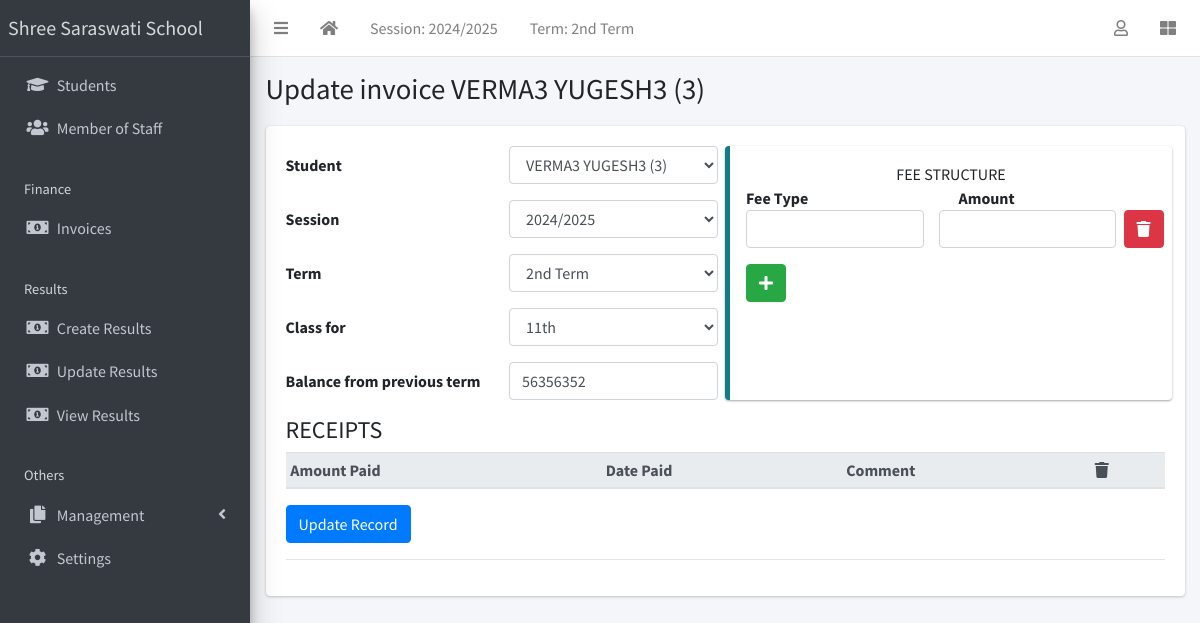
The app's page /finance/3/update/ (signed in) with its own data.
### apps/corecode/models.py (models this page shows)
class AcademicSession(models.Model):
    name = models.CharField(max_length=200, unique=True)
    current = models.BooleanField(default=True)
    class Meta:
        ordering = ["-name"]
    def __str__(self):
        return self.name

class AcademicTerm(models.Model):
    name = models.CharField(max_length=20, unique=True)
    current = models.BooleanField(default=True)
    class Meta:
        ordering = ["name"]
    def __str__(self):
        return self.name

### apps/finance/models.py (models this page shows, shortened)
class Invoice(models.Model):
    student = models.ForeignKey(Student, on_delete=models.CASCADE)
    session = models.ForeignKey(AcademicSession, on_delete=models.CASCADE)
    term = models.ForeignKey(AcademicTerm, on_delete=models.CASCADE)
    class_for = models.ForeignKey(StudentClass, on_delete=models.CASCADE)
    balance_from_previous_term = models.IntegerField(default=0)
    status = models.CharField(
        max_length=20,
        choices=[("active", "Active"), ("closed", "Closed")],
        default="active",
    )
    class Meta:
        ordering = ["student", "term"]
    def __str__(self):
        return f"{self.student}"

### apps/students/models.py (models this page shows, shortened)
class Student(models.Model):
    STATUS_CHOICES = [("active", "Active"), ("inactive", "Inactive")]
    GENDER_CHOICES = [("male", "Male"), ("female", "Female")]
    current_status = models.CharField(
        max_length=10, choices=STATUS_CHOICES, default="active"
    )
    registration_number = models.CharField(max_length=200, unique=True)
    surname = models.CharField(max_length=200)
    firstname = models.CharField(max_length=200)
    other_name = models.CharField(max_length=200, blank=True)
    gender = models.CharField(max_length=10, choices=GENDER_CHOICES, default="male")
    date_of_birth = models.DateField(default=timezone.now)
    current_class = models.ForeignKey(
        StudentClass, on_delete=models.SET_NULL, blank=True, null=True
    )
    date_of_admission = models.DateField(default=timezone.now)
    mobile_num_regex = RegexValidator(
        regex="^[0-9]{10,15}$", message="Entered mobile number isn't in a right format!"
    )
    parent_mobile_number = models.CharField(
        validators=[mobile_num_regex], max_length=13, blank=True
    )
    address = models.TextField(blank=True)
    others = models.TextField(blank=True)
    passport = models.ImageField(blank=True, upload_to="students/passports/")
    class Meta:
        ordering = ["surname", "firstname", "other_name"]
    def __str__(self):
        return f"{self.surname} {self.firstname} {self.other_name} ({self.registration_number})"

### apps/finance/views.py (the view, shortened to what this page needs)
# urls.py: path("<int:pk>/update/", InvoiceUpdateView.as_view(), name="invoice-update"),
class InvoiceUpdateView(LoginRequiredMixin, UpdateView):
    model = Invoice
    fields = ["student", "session", "term", "class_for", "balance_from_previous_term"]
    def get_context_data(self, **kwargs):
        context = super(InvoiceUpdateView, self).get_context_data(**kwargs)
        if self.request.POST:
            context["receipts"] = InvoiceReceiptFormSet(
                self.request.POST, instance=self.object
            )
            context["items"] = InvoiceItemFormset(
                self.request.POST, instance=self.object
            )
        else:
            context["receipts"] = InvoiceReceiptFormSet(instance=self.object)
            context["items"] = InvoiceItemFormset(instance=self.object)
        return context

### apps/corecode/context_processors.py (called while the page is built)
def site_defaults(request):
    current_session = AcademicSession.objects.get(current=True)
    current_term = AcademicTerm.objects.get(current=True)
    vals = SiteConfig.objects.all()
    contexts = {
        "current_session": current_session.name,
        "current_term": current_term.name,
    }
    for val in vals:
        contexts[val.key] = val.value
    return contexts

### apps/corecode/models.py (called while the page is built)
    def __str__(self):
        return self.name

### apps/finance/templates/finance/invoice_form.html (shortened to what this page needs)
{% extends 'base.html' %}
{% load widget_tweaks %}
{% block title %}
{% if object %}
Update invoice {{ object }}
{% else %}
Add new invoice
{% endif %}
{% endblock title %}
{% block content %}
<form method="POST">
  <div class="row">
    <div class="col-sm-6">
      {% for field in form %}
      <div class="form-group row">
        <label class="col col-form-label" for="{{ field.auto_id }}">
          {{ field.label }}
        </label>
        <div class="col">
          {{ field | add_class:"form-control"}}
        </div>
      </div>
      {% endfor %}
    </div>
    <div class="col-sm-6 callout callout-info">
      <div class="text-center">FEE STRUCTURE</div>
      <div class="row">
        <div class="col"><strong>Fee Type</strong></div>
        <div class="col"><strong>Amount</strong></div>
      </div>
      {% for item in items %}
      <div class="form-group row items-group">
        <div class="col">{{ item.description | add_class:"form-control"}}</div>
        <div class="col">{{ item.amount | add_class:"form-control"}}</div>
      </div>
      {% endfor %}
    </div>
  </div>
  {% if object %}
    <h4>RECEIPTS</h4>
    <table class="table table-sm">
      <thead class="thead-light">
        <tr>
          <th>Amount Paid</th>
          <th>Date Paid</th>
          <th>Comment</th>
          <th><i class="fa fa-trash"></i></th>
        </tr>
      </thead>
    </table>
  {% endif %}
  {% if object %}
  <input type="submit" class="btn btn-primary" value="Update Record">
  {% else %}
  <input type="submit" class="btn btn-primary" value="Add new invoice">
  {% endif %}
</form>
<hr>
{% endblock content %}

### templates/base.html (shortened to what this page needs)
{% load static %}
<!DOCTYPE html>
<html lang="en">
<head>
  <link rel="stylesheet" href="{% static 'plugins/fontawesome-free/css/all.min.css' %}">
  <link rel="stylesheet" href="{% static 'plugins/toastr/toastr.min.css' %}">
  <link rel="stylesheet"
    href="{% static 'plugins/overlayScrollbars/css/OverlayScrollbars.min.css' %}">
  <link rel="stylesheet" href="{% static 'plugins/Datatables/datatables.min.css' %}" />
  <link rel="stylesheet" href="{% static 'dist/css/adminlte.min.css' %}">
</head>
<body
  class="hold-transition sidebar-mini layout-fixed layout-navbar-fixed layout-footer-fixed">
  <div class="wrapper">
    <nav class="main-header navbar navbar-expand navbar-white navbar-light">
      <ul class="navbar-nav">
        <li class="nav-item">
          <a class="nav-link" data-widget="pushmenu" href="#" role="button"><i
              class="fas fa-bars"></i></a>
        </li>
        <li class="nav-item d-none d-sm-inline-block">
          <a href="{% url 'home' %} " class="nav-link"><i class="fa fa-home"></i></a>
        </li>
        <li class="nav-item d-none d-sm-inline-block">
          <a href="{% url 'current-session' %}" class="nav-link">Session: {{ current_session }}</a>
        </li>
        <li class="nav-item d-none d-sm-inline-block">
          <a href="{% url 'current-session' %}" class="nav-link">Term: {{ current_term }}</a>
        </li>
      </ul>
      <ul class="navbar-nav ml-auto">
        <li class="nav-item dropdown">
          <a class="nav-link" data-toggle="dropdown" href="#">
            <i class="far fa-user"></i>
          </a>
        </li>
        <li class="nav-item">
          <a class="nav-link" data-widget="control-sidebar" data-slide="true"
            href="#" role="button"><i class="fas fa-th-large"></i></a>
        </li>
      </ul>
    </nav>
    <aside class="main-sidebar sidebar-dark-primary elevation-4">
      <a href="{% url 'home' %}" class="brand-link">Shree Saraswati  School</a>
      <div class="sidebar">
        <nav class="mt-2">
          <ul class="nav nav-pills nav-sidebar flex-column"
            data-widget="treeview" role="menu" data-accordion="false">
            <li class="nav-item">
              <a href="{% url 'student-list' %}" class="nav-link">
                <i class="nav-icon fas fa-graduation-cap"></i>
                <p>
                  Students
                </p>
              </a>
            </li>
            <li class="nav-item">
              <a href="{% url 'staff-list' %}" class="nav-link">
                <i class="nav-icon fas fa-users"></i>
                <p>
                  Member of Staff
                </p>
              </a>
            </li>
            <li class="nav-header">Finance</li>
            <li class="nav-item">
              <a href="{% url 'invoice-list' %}" class="nav-link">
                <i class="nav-icon fas fa-money-bill-alt"></i>
                <p>
                  Invoices
                </p>
              </a>
            </li>
            <li class="nav-header">Results</li>
            <li class="nav-item">
              <a href="{% url 'create-result' %}" class="nav-link">
                <i class="nav-icon fas fa-money-bill-alt"></i>
                <p>
                  Create Results
                </p>
              </a>
            </li>
            <li class="nav-item">
              <a href="{% url 'edit-results' %}" class="nav-link">
                <i class="nav-icon fas fa-money-bill-alt"></i>
                <p>
                  Update Results
                </p>
              </a>
            </li>
            <li class="nav-item">
              <a href="{% url 'view-results' %}" class="nav-link">
                <i class="nav-icon fas fa-money-bill-alt"></i>
                <p>
                  View Results
                </p>
              </a>
            </li>
            <li class="nav-header">Others</li>
            <li class="nav-item has-treeview">
              <a href="#" class="nav-link">
                <i class="nav-icon fas fa-copy"></i>
                <p>
                  Management
                  <i class="fas fa-angle-left right"></i>
                </p>
              </a>
            </li>
            <li class="nav-item">
              <a href="{% url 'configs' %}" class="nav-link">
                <i class="nav-icon fas fa-cog"></i>
                <p>
                  Settings
                </p>
              </a>
            </li>
          </ul>
        </nav>
      </div>
    </aside>
    <div class="content-wrapper">
      <section class="content-header">
        <div class="container-fluid">
          <div class="row mb-1">
            <div class="col-sm-8">
              <h1>{% block title %}{% endblock title %}</h1>
            </div>
            <div class="col-sm-4">
            </div>
          </div>
        </div>
      </section>
      <section class="content">
        <div class="container-fluid">
          <div class="row">
            <div class="col-md-12">
              {% block fullcard %}
              <div class="card">
                <div class="card-body">
                  <div class="row">
                    <div class="col">
                      {% block content %}
                      {% endblock content %}
                    </div>
                  </div>
                </div>
              </div>
              {% endblock fullcard %}
            </div>
          </div>
        </div>
      </section>
    </div>
  </div>
</body>
</html>

### records on screen
AcademicSession: name "2024/2025"
AcademicTerm: name "2nd Term"
Invoice: student.registration_number "VERMA3 YUGESH3 (3)", student "VERMA3 YUGESH3 (3)" "2024/2025" "2nd Term" "11th" "56356352"

### other values on screen
{{ field.label }} "Student" "Session" "Term" "Class for" "Balance from previous term"
